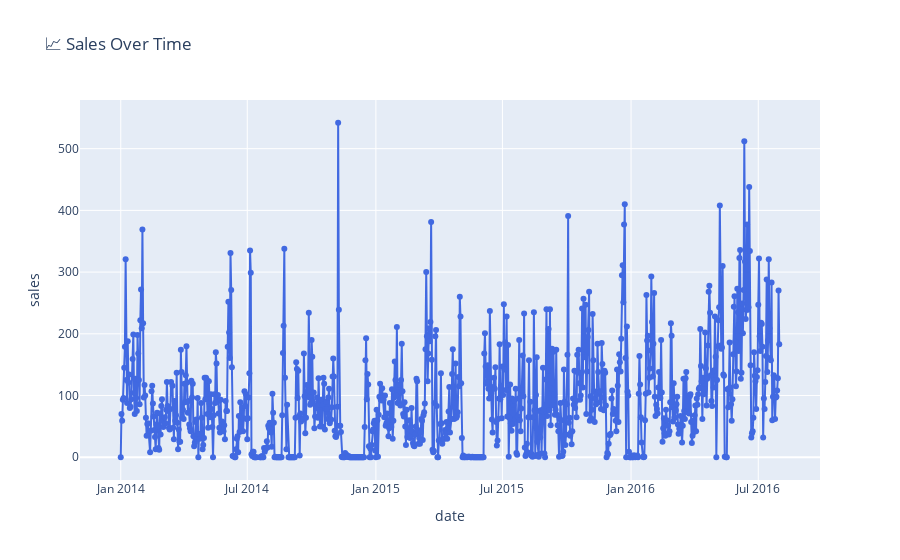
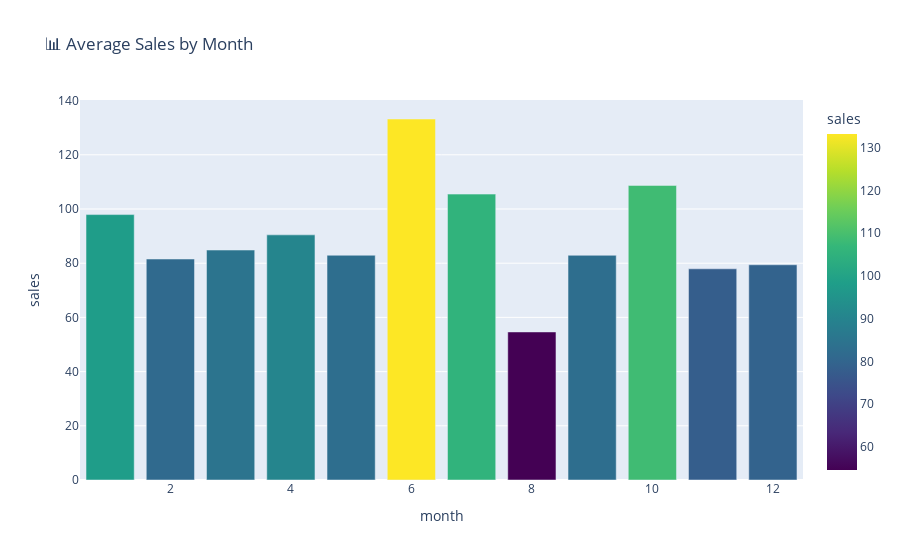
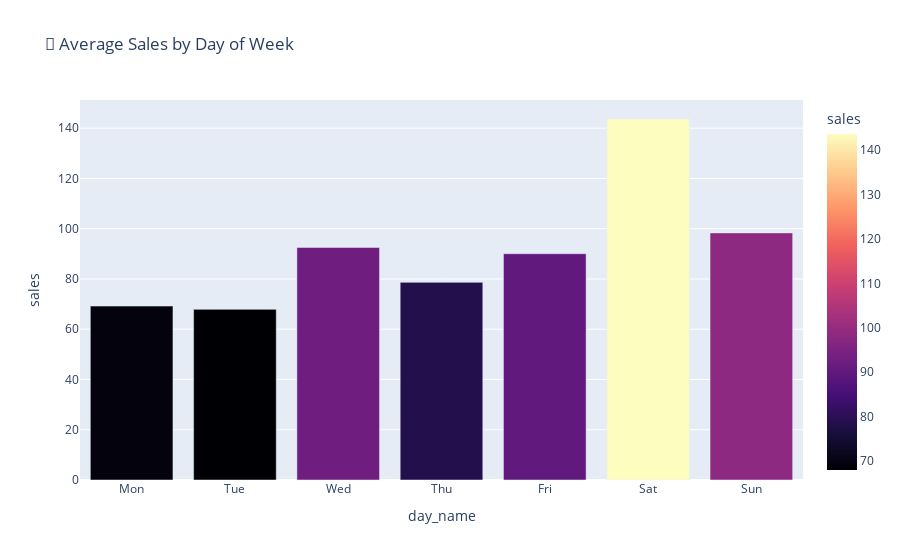

The code cell stored with these charts, in order, in its notebook:
### Code cell
# For interactive charts in Jupyter
import pandas as pd
import plotly.express as px
import plotly.graph_objects as go

# Load the dataset
df = pd.read_csv('sales-dataset.csv')

# Rename columns
df.rename(columns={
    'data': 'date',
    'venda': 'sales',
    'estoque': 'stock',
    'preco': 'price'
}, inplace=True)

# Convert 'date' to datetime
df['date'] = pd.to_datetime(df['date'])

# Data cleaning
print("Missing values per column:")
print(df.isnull().sum())

print(f"Number of duplicate rows: {df.duplicated().sum()}")
df = df.drop_duplicates()

df = df[(df['sales'] >= 0) & (df['price'] > 0) & (df['stock'] >= 0)]

print(df.info())
print(df.head())

# Add date features
df['year'] = df['date'].dt.year
df['month'] = df['date'].dt.month
df['day_of_week'] = df['date'].dt.dayofweek

# Map for day names
day_labels = ['Mon', 'Tue', 'Wed', 'Thu', 'Fri', 'Sat', 'Sun']
df['day_name'] = df['day_of_week'].apply(lambda x: day_labels[x])

# Interactive Line Chart: Sales over time
fig1 = px.line(df, x='date', y='sales', title='📈 Sales Over Time', markers=True)
fig1.update_traces(line=dict(color='royalblue'))
fig1.show()

# Interactive Bar Chart: Average Sales by Month
monthly_sales = df.groupby('month')['sales'].mean().reset_index()
fig2 = px.bar(monthly_sales, x='month', y='sales',
              title='📊 Average Sales by Month',
              color='sales', color_continuous_scale='Viridis')
fig2.show()

# Interactive Bar Chart: Average Sales by Day of Week
dow_sales = df.groupby('day_name')['sales'].mean().reindex(day_labels).reset_index()
fig3 = px.bar(dow_sales, x='day_name', y='sales',
              title='📅 Average Sales by Day of Week',
              color='sales', color_continuous_scale='Magma')
fig3.show()

### Figure 1 — Plotly figure (JSON) as saved in the notebook; plotly's stock layout.template omitted (floating-point values rounded to 4 significant figures; data arrays with more than 128 entries replaced by an {"elided": "..."} marker saying what was removed)
{"data": [{"hovertemplate": "date=%{x}<br>sales=%{y}<extra></extra>", "legendgroup": "", "line": {"color": "royalblue", "dash": "solid"}, "marker": {"symbol": "circle"}, "mode": "lines+markers", "name": "", "orientation": "v", "showlegend": false, "type": "scatter", "x": {"elided": "927 str values"}, "xaxis": "x", "y": {"elided": "927 int values"}, "yaxis": "y"}], "layout": {"legend": {"tracegroupgap": 0}, "title": {"text": "📈 Sales Over Time"}, "xaxis": {"anchor": "y", "domain": [0, 1], "title": {"text": "date"}}, "yaxis": {"anchor": "x", "domain": [0, 1], "title": {"text": "sales"}}}}

### Figure 2 — Plotly figure (JSON) as saved in the notebook; plotly's stock layout.template omitted (floating-point values rounded to 4 significant figures)
{"data": [{"hovertemplate": "month=%{x}<br>sales=%{marker.color}<extra></extra>", "legendgroup": "", "marker": {"color": [97.94, 81.54, 84.86, 90.46, 82.93, 133.2, 105.5, 54.63, 82.92, 108.7, 77.93, 79.42], "coloraxis": "coloraxis", "pattern": {"shape": ""}}, "name": "", "orientation": "v", "showlegend": false, "textposition": "auto", "type": "bar", "x": [1, 2, 3, 4, 5, 6, 7, 8, 9, 10, 11, 12], "xaxis": "x", "y": [97.94, 81.54, 84.86, 90.46, 82.93, 133.2, 105.5, 54.63, 82.92, 108.7, 77.93, 79.42], "yaxis": "y"}], "layout": {"barmode": "relative", "coloraxis": {"colorbar": {"title": {"text": "sales"}}, "colorscale": [[0, "#440154"], [0.1111, "#482878"], [0.2222, "#3e4989"], [0.3333, "#31688e"], [0.4444, "#26828e"], [0.5556, "#1f9e89"], [0.6667, "#35b779"], [0.7778, "#6ece58"], [0.8889, "#b5de2b"], [1, "#fde725"]]}, "legend": {"tracegroupgap": 0}, "title": {"text": "📊 Average Sales by Month"}, "xaxis": {"anchor": "y", "domain": [0, 1], "title": {"text": "month"}}, "yaxis": {"anchor": "x", "domain": [0, 1], "title": {"text": "sales"}}}}

### Figure 3 — Plotly figure (JSON) as saved in the notebook; plotly's stock layout.template omitted (floating-point values rounded to 4 significant figures)
{"data": [{"hovertemplate": "day_name=%{x}<br>sales=%{marker.color}<extra></extra>", "legendgroup": "", "marker": {"color": [69.21, 67.91, 92.53, 78.66, 90.05, 143.7, 98.32], "coloraxis": "coloraxis", "pattern": {"shape": ""}}, "name": "", "orientation": "v", "showlegend": false, "textposition": "auto", "type": "bar", "x": ["Mon", "Tue", "Wed", "Thu", "Fri", "Sat", "Sun"], "xaxis": "x", "y": [69.21, 67.91, 92.53, 78.66, 90.05, 143.7, 98.32], "yaxis": "y"}], "layout": {"barmode": "relative", "coloraxis": {"colorbar": {"title": {"text": "sales"}}, "colorscale": [[0, "#000004"], [0.1111, "#180f3d"], [0.2222, "#440f76"], [0.3333, "#721f81"], [0.4444, "#9e2f7f"], [0.5556, "#cd4071"], [0.6667, "#f1605d"], [0.7778, "#fd9668"], [0.8889, "#feca8d"], [1, "#fcfdbf"]]}, "legend": {"tracegroupgap": 0}, "title": {"text": "📅 Average Sales by Day of Week"}, "xaxis": {"anchor": "y", "domain": [0, 1], "title": {"text": "day_name"}}, "yaxis": {"anchor": "x", "domain": [0, 1], "title": {"text": "sales"}}}}
